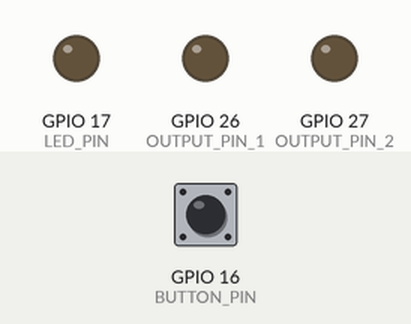
A sketch run on a simulated ESP32. Shown: output pins drawn as LEDs (lit = HIGH). The test bench sets the inputs (shaded band); at power-on: GPIO 16 (BUTTON_PIN) LOW. What the sketch prints to the serial monitor is not drawn. At 10.0 s the program restarts the board; the recording ends there.

Above: at 1.2 s.
1.3 s: GPIO 16 (BUTTON_PIN) pulled HIGH for 0.15 s
At 2.1 s:
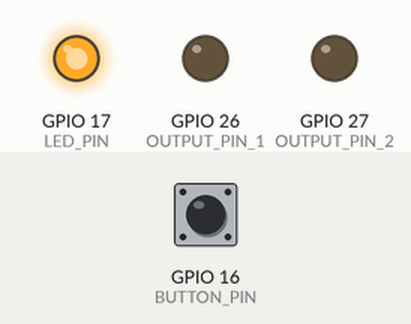
2.9 s: GPIO 16 (BUTTON_PIN) pulled HIGH for 1 s
At 3.3 s:
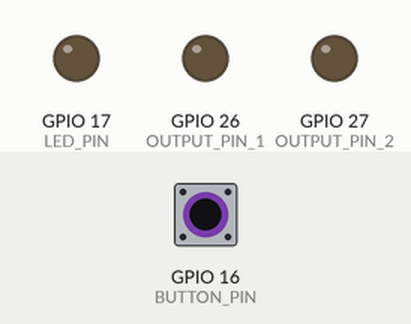
Timing chart, 0 to 5.9 s (numbered marks = the images above; inputs shaded):
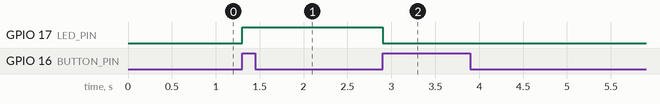

Measured:
- after the input at 1.3 s, GPIO 17 (LED_PIN): LOW → HIGH at once
- after the input at 2.9 s, GPIO 17 (LED_PIN): HIGH → LOW at once

The sketch:

B31DG_assignment2.ino
```cpp
#include <B31DGMonitor.h>
#include <Ticker.h>
#include <Arduino.h>
#include "rtc_wdt.h"


#define OUTPUT_PIN_1 26
#define OUTPUT_PIN_2 27
#define INPUT_PIN_F1  25
#define INPUT_PIN_F2  33
#define LED_PIN 17
#define BUTTON_PIN 16
#define DEBOUNCE_DELAY 100
B31DGCyclicExecutiveMonitor monitor;
unsigned long startTimeTask3, endTimeTask3, periodTask3,startTimeTask4, endTimeTask4, periodTask4;
unsigned long F1,F2,F;
boolean ledState;
volatile uint64_t lastButtonInterruptTime = 0;
Ticker ticker1, ticker2, ticker3, ticker4, ticker5;
// --- Cyclic Executive ---
Ticker majorCycle;
// 用于频率测量
unsigned long lastF1EdgeTime = 0;
unsigned long lastF2EdgeTime = 0;
volatile bool flag = false;
// unsigned long measured_freq = 0;
// unsigned long lastF1MeasureTime = 0;
// int current_freq = 500;


// void task1(){
//     monitor.jobStarted(1);
//     digitalWrite(OUTPUT_PIN_1, HIGH);
//     delayMicroseconds(250);  // HIGH for 250μs

//     digitalWrite(OUTPUT_PIN_1, LOW);
//     delayMicroseconds(50);   // LOW for 50μs

//     digitalWrite(OUTPUT_PIN_1, HIGH);
//     delayMicroseconds(300);  // HIGH for 300μs

//     digitalWrite(OUTPUT_PIN_1, LOW);
//     // Serial.println(12345);
//     monitor.jobEnded(1);
// }

// void task2(){
//     monitor.jobStarted(2);
//     digitalWrite(OUTPUT_PIN_2, HIGH);
//     delayMicroseconds(100);
//     digitalWrite(OUTPUT_PIN_2, LOW);
//     delayMicroseconds(50);
//     digitalWrite(OUTPUT_PIN_2, HIGH);
//     delayMicroseconds(200);
//     digitalWrite(OUTPUT_PIN_2, LOW);
//     // Serial.println(123456);
//     monitor.jobEnded(2);
//    }
// void task3(){
//   monitor.jobStarted(3);
//       // Wait for a rising edge (LOW → HIGH transition)
//     while (digitalRead(INPUT_PIN_F1) == LOW);
//     startTimeTask3 = micros();  // Record the time of the first rising edge

//     // Wait for the next rising edge
//     while (digitalRead(INPUT_PIN_F1) == HIGH);  // Ensure we exit the previous HIGH state
//     while (digitalRead(INPUT_PIN_F1) == LOW);
//     endTimeTask3 = micros();  // Record the time of the second rising edge

//     // Calculate the period (time difference between two rising edges)
//     periodTask3 = endTimeTask3 - startTimeTask3;

//     // Calculate frequency: f = 1 / period (convert microseconds to seconds)
//     F1 = (int)round(1000000.0 / periodTask3);  // Frequency in Hz
//     F = F1+F2;
//     if (F>1600){
//         digitalWrite(LED_PIN, HIGH);
//         ledState = true;
//     }else{
//       digitalWrite(LED_PIN, LOW);
//       ledState = false;
//     }
//     Serial.printf("F1: ");
//     Serial.println(F1);
//     monitor.jobEnded(3);

// }

// void task3(){
//     monitor.jobStarted(3);
//     static bool last_F1_input_state = LOW;
//     int count = 0;
//     while (1){
//       bool input_state = digitalRead(INPUT_PIN_F1);
//       if (last_F1_input_state==LOW && input_state==LOW){
//         last_F1_input_state = input_state;
//         continue;
//       }
//       else if (last_F1_input_state == HIGH && input_state == HIGH){
//         last_F1_input_state = input_state;
//         continue;
//       }
//       else if (last_F1_input_state == HIGH && input_state == LOW){
//         last_F1_input_state = input_state;
//         continue;
//       }
//       else if (input_state == HIGH && last_F1_input_state == LOW) {
//         count= count+1;
//         last_F1_input_state = input_state;
//         unsigned long now_edge = micros();
//         unsigned long period = now_edge - lastF1EdgeTime;
//         lastF1EdgeTime = now_edge;
//         if (period > 0 && count>1) {
//           F1 = 1000000UL / period;  // 计算测得的频率

//           F = F1+F2;
//           // Serial.println(F);
//           if (F>1600){
//               digitalWrite(LED_PIN, HIGH);
//               ledState = true;
//           }else{
//             digitalWrite(LED_PIN, LOW);
//             ledState = false;
//           }
//           break;
//         }
//     }
//   }
//   monitor.jobEnded(3);
// }

// void task4(){
//     monitor.jobStarted(4);
//     static bool last_F2_input_state = LOW;
//     int count = 0;
//     while (1){
//       bool input_state = digitalRead(INPUT_PIN_F2);
//       if (last_F2_input_state==LOW && input_state==LOW){
//         last_F2_input_state = input_state;
//         continue;
//       }
//       else if (last_F2_input_state == HIGH && input_state == HIGH){
//         last_F2_input_state = input_state;
//         continue;
//       }
//       else if (last_F2_input_state == HIGH && input_state == LOW){
//         last_F2_input_state = input_state;
//         continue;
//       }
//       else if (input_state == HIGH && last_F2_input_state == LOW) {
//         count= count+1;
//         last_F2_input_state = input_state;
//         unsigned long now_edge = micros();
//         unsigned long period = now_edge - lastF2EdgeTime;
//         lastF2EdgeTime = now_edge;
//         if (period > 0 && count>1) {
//           F2 = 1000000UL / period;  // 计算测得的频率
//           // Serial.printf("F2:");

//           F = F2+F2;
//           // Serial.println(F);
//           if (F>1500){
//               digitalWrite(LED_PIN, HIGH);
//               ledState = true;
//           }else{
//             digitalWrite(LED_PIN, LOW);
//             ledState = false;
//           }
//           break;
//         }
//     }
//   }
//   monitor.jobEnded(4);
// }

// void task5(){
//   monitor.jobStarted(5);
//   monitor.doWork();
//   monitor.jobEnded(5);

// }

void task1(){
  monitor.jobStarted(1);
  // monitor.doWork();
  monitor.jobEnded(1);

}
void task2(){
  monitor.jobStarted(2);
  // monitor.doWork();
  monitor.jobEnded(2);

}

void task3(){
  monitor.jobStarted(3);
  // monitor.doWork();
  monitor.jobEnded(3);

}

void task4(){
  monitor.jobStarted(4);
  // monitor.doWork();
  monitor.jobEnded(4);

}

void task5(){
  monitor.jobStarted(5);
  // monitor.doWork();
  monitor.jobEnded(5);

}


void IRAM_ATTR buttonPressedHandle() {
  unsigned long currentTime = millis();
  if (currentTime - lastButtonInterruptTime > DEBOUNCE_DELAY) {
    // toggle the enable state when the enable button is pressed
    if (ledState){
      digitalWrite(LED_PIN, LOW);
    }else{
      digitalWrite(LED_PIN, HIGH);
    }
    ledState = !ledState;
    //update the lastEnableInterruptTime value
    lastButtonInterruptTime = currentTime;
  }
}

void majorCycleISR(){
  task1();
  task2();
  task3();
  task4();
  task5();
}

void setup(void)
{
  Serial.begin(115200); // Starts the serial communication and sets baud rate to 9600
  // rtc_wdt_protect_off();  // 关闭看门狗写保护
  // rtc_wdt_disable();      // 禁用中断看门狗
  // rtc_wdt_protect_on();   // 重新开启看门狗写保护
  pinMode(OUTPUT_PIN_1, OUTPUT);
  pinMode(OUTPUT_PIN_2, OUTPUT);
  pinMode(INPUT_PIN_F1, INPUT);
  pinMode(INPUT_PIN_F2, INPUT);
  pinMode(LED_PIN, OUTPUT);
  digitalWrite(LED_PIN, LOW);
  attachInterrupt(digitalPinToInterrupt(BUTTON_PIN), buttonPressedHandle, RISING);
  // delay(500);

   monitor.startMonitoring();

    // ticker1.attach_ms(4, task1);
    // ticker2.attach_ms(3, task2);
    // ticker3.attach_ms(10, task3);
    // ticker4.attach_ms(10, task4);
    // ticker5.attach_ms(5, task5);
    // majorCycle.attach_ms(1, majorCycleISR);

  // monitor.startMonitoring(); // all the tasks should be released after this, this time can be queried using getTimeStart()
  // ticker1.attach_us(1000, task1);
  // ticker2.attach_us(3000, task2);
  // ticker3.attach_us(10000, task3);
  // ticker4.attach_us(10000, task4);
  // ticker5.attach_us(5000, task5);


}

// void taskA() {
//    monitor.jobStarted(i);  // i between [1..5], i.e. 1 is digital output, 5 is serial print
//    // ... perform taskA
//   //  Serial.println("i");
//    monitor.jobEnded(i);
// }

// void taskB() {
//    monitor.jobStarted(i);
//    // ... perform taskB
//   //  Serial.println("i");
//    monitor.jobEnded(i);
// }

// simple example of cyclic executive (version not using Ticker)
void loop(void)
{

   task1();
  // Serial.println(112);
  // delay(10000);
    // if (flag) {
    //   flag = false;  // 清除标志位
    //   // 执行需要的操作
    //   delayMicroseconds(250);  // 在主循环中使用延迟
    // }
    // else{
    //   flag = true;  // 清除标志位
    //   // 执行需要的操作
    //   delayMicroseconds(250);  // 在主循环中使用延迟
    // }

  //  task1();
  //  task2();
  //  task3();
  //  task4();
  //  task5();
  //  delay(500);
  //   vTaskDelay(500);

}
```

B31DGMonitor.cpp
```cpp
#include "Arduino.h"
#include "B31DGMonitor.h"

B31DGCyclicExecutiveMonitor::B31DGCyclicExecutiveMonitor(int offset)
{
   this->timeStart = micros();
   this->offset = offset;
}


unsigned long B31DGCyclicExecutiveMonitor::getTimeStart()
{
    return this->timeStart;
}

unsigned long B31DGCyclicExecutiveMonitor::startMonitoring()
{
    this->bActive = true;
    // find the next deadlines
    timeStart = micros() + offset;

    for (int i=0; i< NUMBER_TASKS; i++) {
      this->timeFirstEnd[i] = 0;
      this->timeFirstBegin[i] = 0;
      this->timeRelease[i] = timeStart;
      this->counterJobs[i] = 0;
      this->taskViolations[i]= 0;
      this->timeNextDeadlines[i] =  timeStart + this->taskRateRequirements[i];
    }

    return timeStart;
}

void B31DGCyclicExecutiveMonitor::jobStarted(int taskNumber)
{
  if (!this->bActive) return;

  taskNumber--;

  unsigned long now = micros();
  if (this->timeFirstBegin[taskNumber]==0) {
      this->timeFirstBegin[taskNumber] = now;
  }

  if ( (now - this->timeStart) > TEST_TIME) {
    this->printSummary();
    exit(0);
  }


  if (now < this->timeRelease[taskNumber]) {
    taskViolations[taskNumber]++;
  }
}

void B31DGCyclicExecutiveMonitor::jobEnded(int taskNumber)
{
  if (!this->bActive) return;

  unsigned long now = micros();

  taskNumber--;

  if (this->timeFirstEnd[taskNumber]==0) {
      this->timeFirstEnd[taskNumber] = now;
  }

  if ( (now - this->timeStart) > TEST_TIME) {
    this->printSummary();
    exit(0);
  }

  this->counterJobs[taskNumber]++;

  if (now > this->timeNextDeadlines[taskNumber]) {
    this->taskViolations[taskNumber]++;
  }

  this->timeRelease[taskNumber] = this->timeNextDeadlines[taskNumber];
  this->timeNextDeadlines[taskNumber] += this->taskRateRequirements[taskNumber];
}


void B31DGCyclicExecutiveMonitor::printSummary()
{
    Serial.println("PERFORMANCE SUMMARY");
    Serial.printf("Start monitoring at ");
    Serial.println(this->timeStart);
    for (int i=0; i< NUMBER_TASKS; i++) {
      Serial.print("Task #");
      Serial.print((i+1));
      Serial.print("  ");
      Serial.print(taskViolations[i]);
      Serial.print("/");
      Serial.print(this->counterJobs[i]);
      Serial.print(" violations");
      Serial.print("  First job from ");
      Serial.print(this->timeFirstBegin[i]);
      Serial.print(" to ");
      Serial.println(this->timeFirstEnd[i]);
    }

}


void B31DGCyclicExecutiveMonitor::doWork()
{
    delayMicroseconds(500);
}
```

B31DGMonitor.h
```cpp
#ifndef B31DGMonitor_h
#define B31DGMonitor_h

#include "Arduino.h"

#define NUMBER_TASKS 5
#define TEST_TIME 10000000

class B31DGCyclicExecutiveMonitor {

private:

    boolean bActive = false;
    // unsigned long now = micros();

    unsigned long timeStart = 0;
    unsigned long timeRelease[NUMBER_TASKS];
    unsigned long timeNextDeadlines[NUMBER_TASKS];

    unsigned long counterJobs[NUMBER_TASKS];
    unsigned long taskViolations[NUMBER_TASKS];
    unsigned long timeFirstEnd[NUMBER_TASKS];
    unsigned long timeFirstBegin[NUMBER_TASKS];

    unsigned long taskRateRequirements[NUMBER_TASKS] =
         {    4000,  // 1 - digital output signal 1
              3000,  // 2 - digital output signal 2
             10000,  // 3 - frequency monitor 1
             10000,  // 4 - frequency monitor 2
              5000,  // 5 - doWork
         };

    void printSummary();

public:
    B31DGCyclicExecutiveMonitor(int offset);// declare one global instance of this class in your program, specify an offset (in microseconds) between the start of the monitoring and the start of your task (e.g. if scheduled using FreeRTOS)
    B31DGCyclicExecutiveMonitor() : B31DGCyclicExecutiveMonitor(0) {};
    void jobStarted(int task);    // Call this method whenever your program starts executing an instance of task #task
    void jobEnded(int task);      // Call this method whenever your program completed the execution of an instance of task #task
    unsigned long startMonitoring();   // Call this method once, i.e. in the setup/main function of your program, to activate the monitoring. It returns the time the monitor started to monitor
    unsigned long getTimeStart(); // Returns the time the monitor started to monitor (also returned by startMonitoring
    boolean isActive() {return bActive; }
    TickType_t getxStartTime();
    unsigned long offset;
    void doWork(); // waste CPU
};

#endif
```
